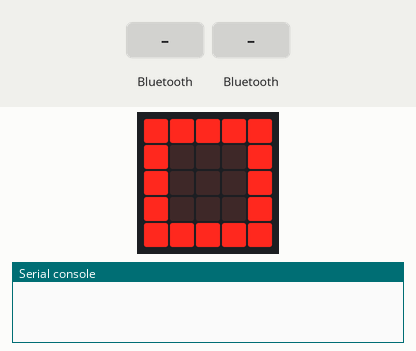
Simulated run of this program. Board: Calliope mini (MakeCode). On the bench: the board's 5×5 LED display, the last lines printed to the serial console. The inputs (shaded band) are chosen by the test bench.

Above: at 1.8 s.
1.9 s: "1" arrives over Bluetooth UART
At 2.8 s:
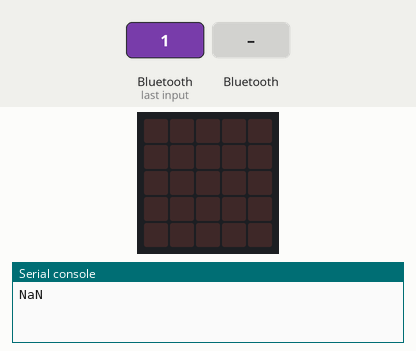
3.4 s: a phone connects over Bluetooth
At 3.9 s:
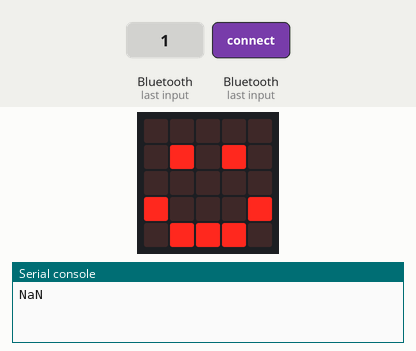
4.9 s: a phone disconnects over Bluetooth
At 6.3 s:
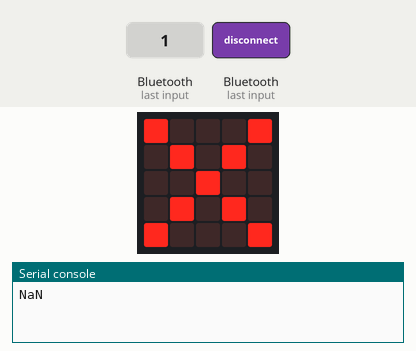
Timing chart, 0 to 7.9 s (numbered marks = the images above; inputs shaded):
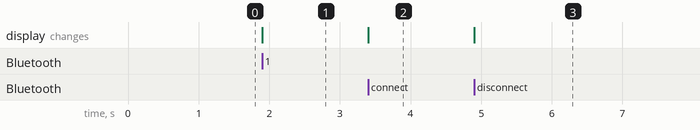

Measured:
- after the input at 1.9 s, the display: changes at once (image 1)
- after the input at 3.4 s, the display: changes at once (image 2)
- after the input at 4.9 s, the display: changes at once (image 3)

The program:

main.ts
```typescript
bluetooth.onBluetoothConnected(function () {
    basic.showIcon(IconNames.Happy)
})
bluetooth.onBluetoothDisconnected(function () {
    basic.showIcon(IconNames.No)
})
bluetooth.onUartDataReceived(serial.delimiters(Delimiters.NewLine), function () {
    receivedString = bluetooth.uartReadUntil(serial.delimiters(Delimiters.NewLine))
    x = parseFloat(receivedString.substr(0, 2))
    y = parseFloat(receivedString.substr(2, 2))
    z = parseFloat(receivedString.substr(4, 2))
    yaw = parseFloat(receivedString.substr(6, 2))
    pitch = parseFloat(receivedString.substr(8, 2))
    mouth = parseFloat(receivedString.substr(10, 2))
    left_eye = parseFloat(receivedString.substr(12, 2))
    right_eye = parseFloat(receivedString.substr(14, 2))
    roll = parseFloat(receivedString.substr(16, 1))
    smile = parseFloat(receivedString.substr(17, 1))
    face_visible = parseFloat(receivedString.substr(18, 1))
    led.plotBarGraph(
    yaw,
    100
    )
})
let face_visible = 0
let smile = 0
let roll = 0
let right_eye = 0
let left_eye = 0
let mouth = 0
let pitch = 0
let yaw = 0
let z = 0
let y = 0
let x = 0
let receivedString = ""
bluetooth.startUartService()
basic.showIcon(IconNames.Square)
```

test.ts
```typescript
// Hier kann man Tests durchführen; diese Datei wird nicht kompiliert, wenn dieses Paket als Erweiterung verwendet wird.
```
